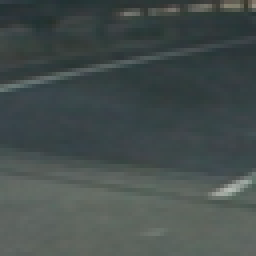
#> input picture data/non-vehicles/image1128.png, 64 x 64 px (shown 4 times larger); its folder holds only this picture in this run
$ jupyter execute --allow-errors submission.ipynb   (shell and % lines are left out)   (older library calls are emulated)
#> lines starting #> are read from the running program, lines starting #| are printed output that depends on the picture
## Vehicle Detection and Tracking
## by Reinaldo Maslim

The goals / steps of this project are the following:

1. Perform a Histogram of Oriented Gradients (HOG) feature extraction on a labeled training set of images and train a classifier Linear SVM classifier

2. Optionally, you can also apply a color transform and append binned color features, as well as histograms of color, to your HOG feature vector.
Note: for those first two steps don't forget to normalize your features and randomize a selection for training and testing.

3. Implement a sliding-window technique and use your trained classifier to search for vehicles in images.

4. Run your pipeline on a video stream (start with the test_video.mp4 and later implement on full project_video.mp4) and create a heat map of recurring detections frame by frame to reject outliers and follow detected vehicles.

5. Estimate a bounding box for vehicles detected.

## 1. Perform HOG and color histogram on labelled images set
## Train SVC

[cell 1]
import matplotlib.image as mpimg
import matplotlib.pyplot as plt
import numpy as np
import cv2
import glob
#from skimage.feature import hog
#from skimage import color, exposure
# images are divided up into vehicles and non-vehicles


cars = []
notcars = []


images = glob.glob('./data/non-vehicles/*.png')
for file in images:
    image=mpimg.imread(file)
#> image is the input picture: shape (64, 64, 3) float32; mean R, G, B 0.269, 0.307, 0.301
#| 1
    notcars.append(image)
    #notcars.append(cv2.flip(image,1))

images = glob.glob('./data/vehicles/*/*.png')
for file in images:
    image=mpimg.imread(file)
    cars.append(image)
    #cars.append(cv2.flip(image,1))

[cell 2]
import time
from sklearn.svm import LinearSVC
from sklearn.preprocessing import StandardScaler
from skimage.feature import hog


def get_hog_features(img, orient, pix_per_cell, cell_per_block, vis=False, feature_vec=True):
    if vis == True: # Call with two outputs if vis==True to visualize the HOG
        features, hog_image = hog(img, orientations=orient,
                                  pixels_per_cell=(pix_per_cell, pix_per_cell),
                                  cells_per_block=(cell_per_block, cell_per_block),
                                  transform_sqrt=True,
                                  visualise=vis, feature_vector=feature_vec)
        return features, hog_image
    else:      # Otherwise call with one output
        features = hog(img, orientations=orient,
                       pixels_per_cell=(pix_per_cell, pix_per_cell),
                       cells_per_block=(cell_per_block, cell_per_block),
                       transform_sqrt=True,
                       visualise=vis, feature_vector=feature_vec)
        return features

# Define a function to compute binned color features
def bin_spatial(img, size=(16, 16)):
    return cv2.resize(img, size).ravel()

# Define a function to compute color histogram features
def color_hist(img, nbins=32):
    ch1 = np.histogram(img[:,:,0], bins=nbins, range=(0, 256))[0]#We need only the histogram, no bins edges
    ch2 = np.histogram(img[:,:,1], bins=nbins, range=(0, 256))[0]
    ch3 = np.histogram(img[:,:,2], bins=nbins, range=(0, 256))[0]
    hist = np.hstack((ch1, ch2, ch3))
    return hist


# Define a function to extract features from a list of images
def get_features(feature_image, spatial_feat, hist_feat, hog_feat, hist_bins, orient,
                        pix_per_cell, cell_per_block, hog_channel):
    file_features = []
    if spatial_feat == True:
        spatial_features = bin_spatial(feature_image, size=spatial_size)
        #print 'spat', spatial_features.shape
        file_features.append(spatial_features)
    if hist_feat == True:
         # Apply color_hist()
        hist_features = color_hist(feature_image, nbins=hist_bins)
        #print 'hist', hist_features.shape
        file_features.append(hist_features)
    if hog_feat == True:
    # Call get_hog_features() with vis=False, feature_vec=True
        if hog_channel == 'ALL':
            hog_features = []
            for channel in range(feature_image.shape[2]):
                hog_features.append(get_hog_features(feature_image[:,:,channel],
                                        orient, pix_per_cell, cell_per_block,
                                        vis=False, feature_vec=True))
                hog_features = np.ravel(hog_features)
        else:
            feature_image = cv2.cvtColor(feature_image, cv2.COLOR_LUV2RGB)
            feature_image = cv2.cvtColor(feature_image, cv2.COLOR_RGB2GRAY)
            hog_features = get_hog_features(feature_image[:,:], orient,
                            pix_per_cell, cell_per_block, vis=False, feature_vec=True)
                #print 'hog', hog_features.shape
            # Append the new feature vector to the features list
        file_features.append(hog_features)
    return file_features

def extract_features(imgs, color_space='RGB', spatial_size=(32, 32),
                        hist_bins=32, orient=9,
                        pix_per_cell=8, cell_per_block=2, hog_channel=0,
                        spatial_feat=True, hist_feat=True, hog_feat=True):
    # Create a list to append feature vectors to
#> called with color_space = 'RGB', spatial_size = (16, 16), hist_bins = 32, orient = 8, pix_per_cell = 8, cell_per_block = 2, hog_channel = 0, spatial_feat = True
    features = []
    # Iterate through the list of images
    for image in imgs:

        # apply color conversion if other than 'RGB'
        if color_space != 'RGB':
            if color_space == 'HSV':
                feature_image = cv2.cvtColor(image, cv2.COLOR_RGB2HSV)
            elif color_space == 'LUV':
                feature_image = cv2.cvtColor(image, cv2.COLOR_RGB2LUV)
            elif color_space == 'HLS':
                feature_image = cv2.cvtColor(image, cv2.COLOR_RGB2HLS)
            elif color_space == 'YUV':
                feature_image = cv2.cvtColor(image, cv2.COLOR_RGB2YUV)
            elif color_space == 'YCrCb':
                feature_image = cv2.cvtColor(image, cv2.COLOR_RGB2YCrCb)
            else:
                feature_image = np.copy(image)
        else: feature_image = np.copy(image)

        file_features = get_features(feature_image, spatial_feat, hist_feat, hog_feat, hist_bins, orient,
                        pix_per_cell, cell_per_block, hog_channel)

        features.append(np.concatenate(file_features))

    return features

[cell 3]
print(len(cars))
print(len(notcars))

[cell 4]
color_space = 'RGB' # Can be RGB, HSV, LUV, HLS, YUV, YCrCb
spatial_size = (16, 16) # Spatial binning dimensions
hist_bins = 32    # Number of histogram bins
orient = 8  # HOG orientations
pix_per_cell = 8 # HOG pixels per cell
cell_per_block = 2 # HOG cells per block
hog_channel = 0 # Can be 0, 1, 2, or "ALL"
spatial_feat=True
hist_feat=True
hog_feat=True


car_features = extract_features(cars, color_space, spatial_size,
                        hist_bins, orient,
                        pix_per_cell, cell_per_block, hog_channel,
                        spatial_feat, hist_feat, hog_feat)

notcar_features = extract_features(notcars, color_space, spatial_size,
                        hist_bins, orient,
                        pix_per_cell, cell_per_block, hog_channel,
                        spatial_feat, hist_feat, hog_feat)
#> the loop in extract_features (call 2), `for image in imgs:  # apply color conversion if other than 'RGB'` made 1 pass
#> pass 1, in get_features, `feature_image = cv2.cvtColor(feature_image, cv2.COLOR_LUV2RGB)`:
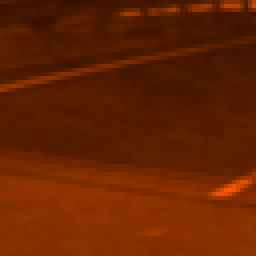
#> feature_image: shape (64, 64, 3) float32 (shown 4 times larger); mean R, G, B 0.00849, 0.00291, 4.92e-06; drawn with min black and max white
#> pass 1, in get_features, `feature_image = cv2.cvtColor(feature_image, cv2.COLOR_RGB2GRAY)`:
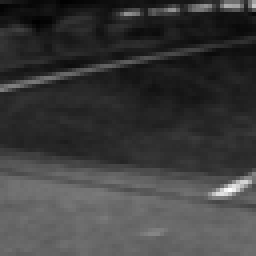
#> feature_image: shape (64, 64) float32 (shown 4 times larger); min 0.00215, max 0.011, mean 0.00425; drawn with min black and max white
#> notcar_features = 1 item

# Define a labels vector based on features lists
y = np.hstack((np.ones(len(car_features)),
              np.zeros(len(notcar_features))))
#> y = [0]
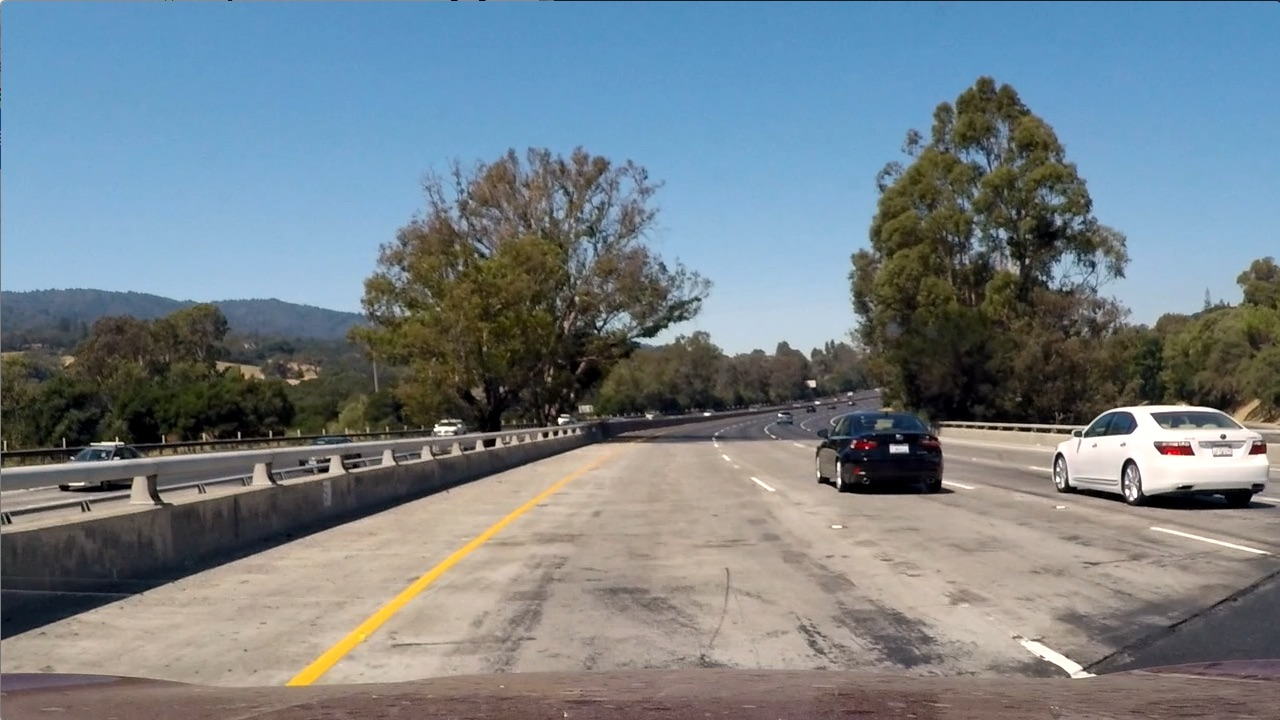
#> input picture test_images/test1.jpg, 1280 x 720 px
#> further down, image is the input picture: shape (720, 1280, 3); mean B, G, R 135.5, 128.7, 117.5

# Create an array stack of feature vectors
#> (the rest of this cell did not finish here and is left out)

[cell 5]
# Use a linear SVC
svc = LinearSVC()
# Check the training time for the SVC
t=time.time()
#> (the rest of this cell did not finish here and is left out)

## 2. Implement sliding window technique

[cell 6]
def slide_window(img, x_start_stop=[None, None], y_start_stop=[None, None],
                    xy_window=(64, 64), xy_overlap=(0.5, 0.5)):
    # If x and/or y start/stop positions not defined, set to image size
    if x_start_stop[0] == None:
        x_start_stop[0] = 0
    if x_start_stop[1] == None:
        x_start_stop[1] = img.shape[1]
    if y_start_stop[0] == None:
        y_start_stop[0] = 0
    if y_start_stop[1] == None:
        y_start_stop[1] = img.shape[0]
    # Compute the span of the region to be searched
    xspan = x_start_stop[1] - x_start_stop[0]
    yspan = y_start_stop[1] - y_start_stop[0]
    # Compute the number of pixels per step in x/y
    nx_pix_per_step = np.int(xy_window[0]*(1 - xy_overlap[0]))
    ny_pix_per_step = np.int(xy_window[1]*(1 - xy_overlap[1]))
    # Compute the number of windows in x/y
    nx_buffer = np.int(xy_window[0]*(xy_overlap[0]))
    ny_buffer = np.int(xy_window[1]*(xy_overlap[1]))
    nx_windows = np.int((xspan-nx_buffer)/nx_pix_per_step)
    ny_windows = np.int((yspan-ny_buffer)/ny_pix_per_step)
    # Initialize a list to append window positions to
    window_list = []
    # Loop through finding x and y window positions
    # Note: you could vectorize this step, but in practice
    # you'll be considering windows one by one with your
    # classifier, so looping makes sense
    for ys in range(ny_windows):
        for xs in range(nx_windows):
            # Calculate window position
            startx = xs*nx_pix_per_step + x_start_stop[0]
            endx = startx + xy_window[0]
            starty = ys*ny_pix_per_step + y_start_stop[0]
            endy = starty + xy_window[1]
            # Append window position to list
            window_list.append(((startx, starty), (endx, endy)))
    # Return the list of windows
    return window_list

# Here is your draw_boxes function from the previous exercise
# [9 lines left out: function draw_boxes, not called in this run]

def pyramid_window(img, x_start_stop=[None, None], y_start_stop=[None, None],
                    xy_window=(64, 64), xy_overlap=(0.5, 0.5)):

#> called with xy_window = (128, 128), xy_overlap = (0.5, 0.5)
    windows_list=[]

    for i in range(4):
        pyramid_window=(int(xy_window[0]*(2**(i-2))), int(xy_window[1]*(2**(i-2))))
        windows_list.extend(slide_window(img, x_start_stop, y_start_stop, pyramid_window, xy_overlap))
#> this loop made 4 passes
#> after the loop, windows_list = 1524 items

    return windows_list

[cell 7]
# Define a function to extract features from a single image window
# This function is very similar to extract_features()
# just for a single image rather than list of images
# [56 lines left out: functions single_img_features, search_windows, show_img, not called in this run]

[cell 8]
cspace = 'YUV' # Can be RGB, HSV, LUV, HLS, YUV, YCrCb
orient = 8  # HOG orientations
pix_per_cell = 8 # HOG pixels per cell
cell_per_block = 2 # HOG cells per block
hog_channel = 0 # Can be 0, 1, 2, or "ALL"
spatial_size = (16, 16) # Spatial binning dimensions
hist_bins = 32    # Number of histogram bins
hist_range=(0, 256)

# show_img(cars[0])
# #print(cars[0].shape)
# features=single_img_features(cars[0], cspace, spatial_size,
#                         hist_bins, orient,
#                         pix_per_cell, cell_per_block, hog_channel)

# #5) Scale extracted features to be fed to classifier
# test_features = X_scaler.transform(np.array(features).reshape(1, -1))


# #6) Predict using your classifier
# prediction = svc.predict(test_features)
# print(prediction)


#> (the rest of this cell did not finish here and is left out)

[cell 9]
def simple_pipeline(img):
    #global svc, X_scaler


    x_start_stop=[None, None]
    y_start_stop=[400, 656]
    xy_window=(128, 128)
    xy_overlap=(0.5, 0.5)

    windows= pyramid_window(img, x_start_stop, y_start_stop, xy_window, xy_overlap)
#> windows = 1524 items
    #print(windows)
    car_windows = search_windows(img, windows, clf, scaler, color_space, spatial_size,
                        hist_bins, orient,
                        pix_per_cell, cell_per_block, hog_channel,
                        spatial_feat, hist_feat, hog_feat)
    print(car_windows)
    window_img = draw_boxes(image, windows, color=(0, 0, 255), thick=6)
    return window_img


#> (the rest of this cell did not finish here and is left out)
